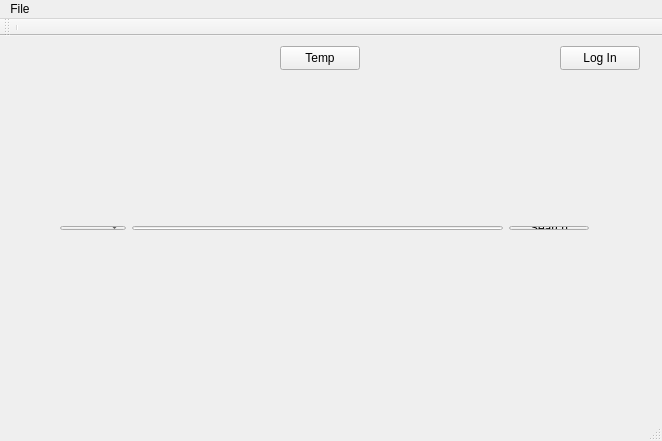
<?xml version="1.0" encoding="UTF-8"?>
<ui version="4.0">
 <class>MainWindow</class>
 <widget class="QMainWindow" name="MainWindow">
  <property name="geometry">
   <rect>
    <x>0</x>
    <y>0</y>
    <width>662</width>
    <height>441</height>
   </rect>
  </property>
  <property name="windowTitle">
   <string>MainWindow</string>
  </property>
  <widget class="QWidget" name="centralWidget">
   <widget class="QPushButton" name="logInButton">
    <property name="geometry">
     <rect>
      <x>560</x>
      <y>10</y>
      <width>80</width>
      <height>24</height>
     </rect>
    </property>
    <property name="text">
     <string>Log In</string>
    </property>
   </widget>
   <widget class="QWidget" name="whiteFrame" native="true">
    <property name="geometry">
     <rect>
      <x>39</x>
      <y>159</y>
      <width>581</width>
      <height>61</height>
     </rect>
    </property>
    <widget class="QWidget" name="layoutWidget">
     <property name="geometry">
      <rect>
       <x>10</x>
       <y>20</y>
       <width>551</width>
       <height>26</height>
      </rect>
     </property>
     <layout class="QHBoxLayout" name="horizontalLayout_2">
      <item>
       <widget class="QComboBox" name="searchComboBox">
        <item>
         <property name="text">
          <string>Tittle</string>
         </property>
        </item>
        <item>
         <property name="text">
          <string>Author</string>
         </property>
        </item>
        <item>
         <property name="text">
          <string>Genre</string>
         </property>
        </item>
       </widget>
      </item>
      <item>
       <widget class="QLineEdit" name="searchBar"/>
      </item>
      <item>
       <widget class="QPushButton" name="searchButton">
        <property name="text">
         <string>Search</string>
        </property>
       </widget>
      </item>
     </layout>
    </widget>
   </widget>
   <widget class="QPushButton" name="tempButton">
    <property name="geometry">
     <rect>
      <x>280</x>
      <y>10</y>
      <width>80</width>
      <height>24</height>
     </rect>
    </property>
    <property name="text">
     <string>Temp</string>
    </property>
   </widget>
   <widget class="QWidget" name="bookFrameBoundary" native="true">
    <property name="geometry">
     <rect>
      <x>70</x>
      <y>200</y>
      <width>521</width>
      <height>101</height>
     </rect>
    </property>
   </widget>
  </widget>
  <widget class="QMenuBar" name="menuBar">
   <property name="geometry">
    <rect>
     <x>0</x>
     <y>0</y>
     <width>662</width>
     <height>22</height>
    </rect>
   </property>
   <widget class="QMenu" name="menuFile">
    <property name="title">
     <string>File</string>
    </property>
    <addaction name="actionOpen"/>
   </widget>
   <addaction name="menuFile"/>
  </widget>
  <widget class="QToolBar" name="mainToolBar">
   <attribute name="toolBarArea">
    <enum>TopToolBarArea</enum>
   </attribute>
   <attribute name="toolBarBreak">
    <bool>false</bool>
   </attribute>
   <addaction name="separator"/>
  </widget>
  <widget class="QStatusBar" name="statusBar"/>
  <action name="actionOpen">
   <property name="text">
    <string>Open</string>
   </property>
  </action>
 </widget>
 <layoutdefault spacing="6" margin="11"/>
 <resources/>
 <connections/>
</ui>
